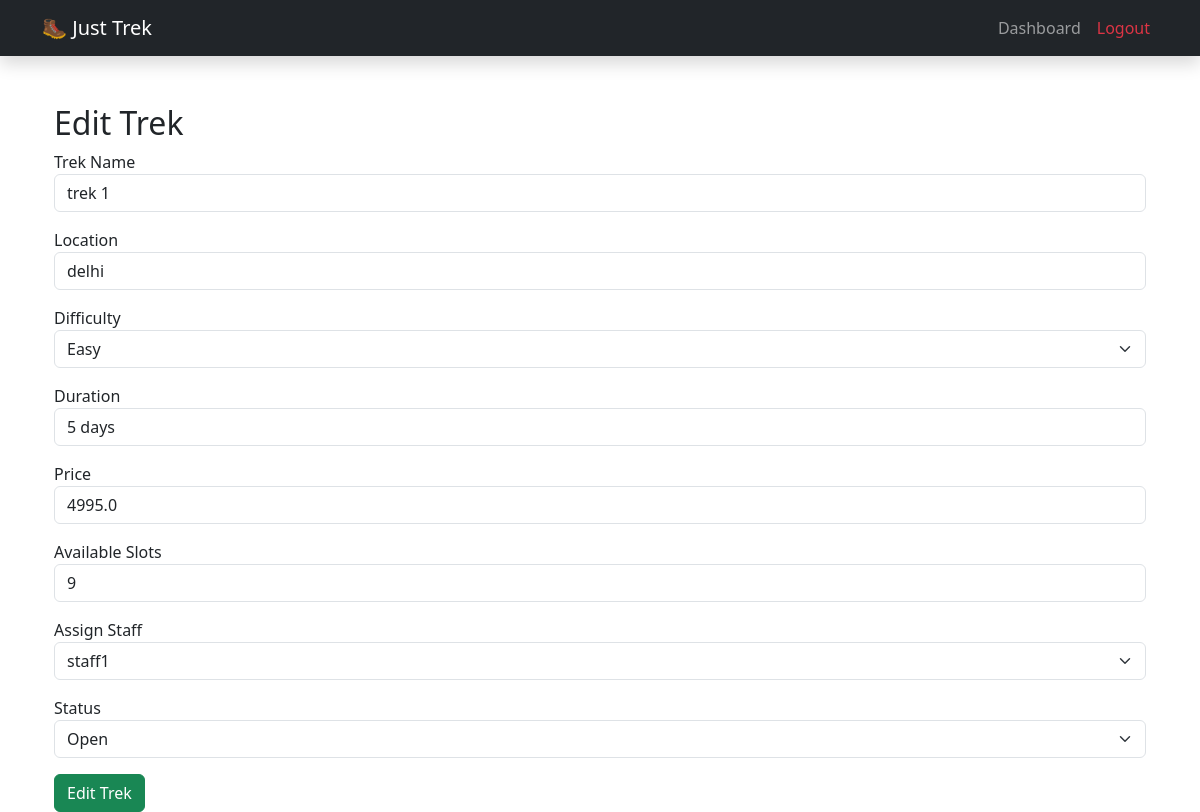
Before: /admin/edit_trek/1 (signed in) with the older database file.
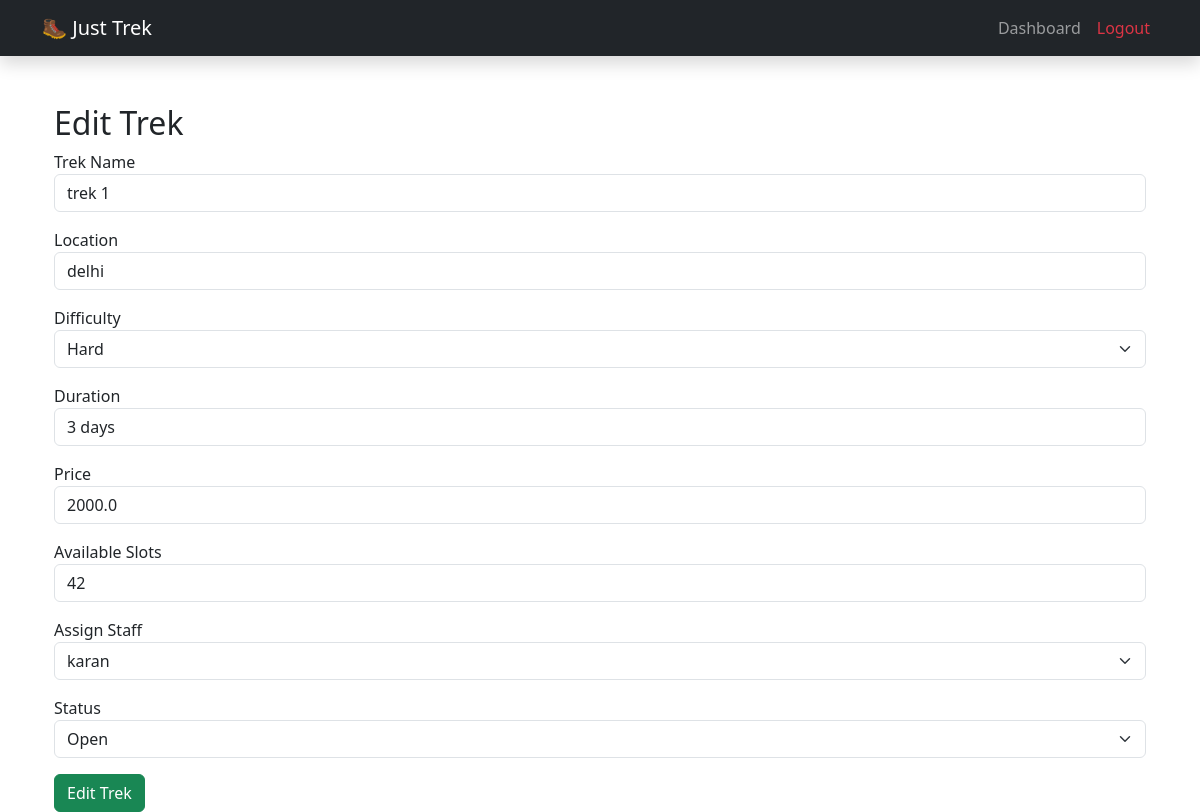
After: the same page with the newer database file.
### models.py (models this page shows, shortened)
class Trek(db.Model):
    __tablename__ = "treks"
    id = db.Column(db.Integer, primary_key=True)
    name = db.Column(db.String(100), nullable=False)
    location = db.Column(db.String(100), nullable=False)
    difficulty = db.Column(db.String(50), nullable=False)
    duration = db.Column(db.String(50), nullable=False)
    price = db.Column(db.Float, nullable=False)
    available_slots = db.Column(db.Integer, nullable=False)
    status = db.Column(db.String(20), nullable=False, default="open")
    assigned_staff_id = db.Column(db.Integer, db.ForeignKey("users.id"), nullable=True)
    bookings = db.relationship("Booking", backref="trek", lazy=True)

class User(db.Model):
    __tablename__ = "users"
    id = db.Column(db.Integer, primary_key=True)
    username = db.Column(db.String(50), unique=True, nullable=False)
    passhash = db.Column(db.String(200), nullable=False)
    name = db.Column(db.String(50), nullable=False)
    role = db.Column(db.String(20), nullable=False)
    approved = db.Column(db.Boolean, default=False)
    active = db.Column(db.Boolean, default=True)
    bookings = db.relationship("Booking", backref="user", lazy=True)
    staff_profile = db.relationship("StaffProfile",backref="user",uselist=False,cascade="all, delete-orphan")
    @property
    def password(self):
        raise AttributeError("Password is not a readable attribute")

### routes.py (the view)
@main.route("/admin/edit_trek/<int:trek_id>")
def edit_trek(trek_id):
    if session.get("role") != "admin":
        flash("Access Denied!")
        return redirect(url_for("main.login"))
    trek = Trek.query.get_or_404(trek_id)
    staff = User.query.filter_by(role="staff").all()
    return render_template(
        "admin/edit_trek.html",
        trek=trek,
        staff=staff
    )

### templates/admin/edit_trek.html (shortened to what this page needs)
{% extends "base.html" %}
{% block content %}
<div class="container mt-5">
    <h2>Edit Trek</h2>
    <form method="POST" action="{{ url_for('main.edit_trek_post', trek_id=trek.id) }}">
        <div class="mb-3">
            <label>Trek Name</label>
            <input
                type="text"
                class="form-control"
                name="name"
                value="{{ trek.name }}"
                required>
        </div>
        <div class="mb-3">
            <label>Location</label>
            <input
                type="text"
                class="form-control"
                name="location"
                value="{{ trek.location }}"
                required>
        </div>
        <div class="mb-3">
            <label>Difficulty</label>
            <select
                class="form-select"
                name="difficulty">
                <option value="Easy"
                {% if trek.difficulty == "Easy" %}selected{% endif %}>
                Easy
                </option>
                <option value="Hard"
                {% if trek.difficulty == "Hard" %}selected{% endif %}>
                Hard
                </option>
            </select>
        </div>
        <div class="mb-3">
            <label>Duration</label>
            <input
                type="text"
                class="form-control"
                name="duration"
                value="{{ trek.duration }}">
        </div>
        <div class="mb-3">
            <label>Price</label>
            <input
                type="number"
                class="form-control"
                name="price"
                value="{{ trek.price }}">
        </div>
        <div class="mb-3">
            <label>Available Slots</label>
            <input
                type="number"
                class="form-control"
                name="available_slots"
                value="{{ trek.available_slots }}">
        </div>
        <div class="mb-3">
            <label>Assign Staff</label>
            <select
                class="form-select"
                name="assigned_staff">
                {% for person in staff %}
                <option value="{{ person.id }}" {% if person.id == trek.assigned_staff_id %}selected{% endif %}>
                    {{ person.name }}
                </option>
                {% endfor %}
            </select>
        </div>
        <div class="mb-3">
            <label>Status</label>
            <select
                class="form-select"
                name="status">
                <option value="Open"
                {% if trek.status == "Open" %}selected{% endif %}>
                Open
                </option>
            </select>
        </div>
        <button
            class="btn btn-success">
            Edit Trek
        </button>
    </form>
</div>
{% endblock %}

Changed rows visible on the page:
changed Trek "trek 1": difficulty (not shown) → "Hard"; duration "5 days" → "3 days"; price "4995.0" → "2000.0"; available_slots "9" → "42"; assigned_staff "staff1" → "karan"
Other visible differences:
form field difficulty: "Easy" → (not shown)
